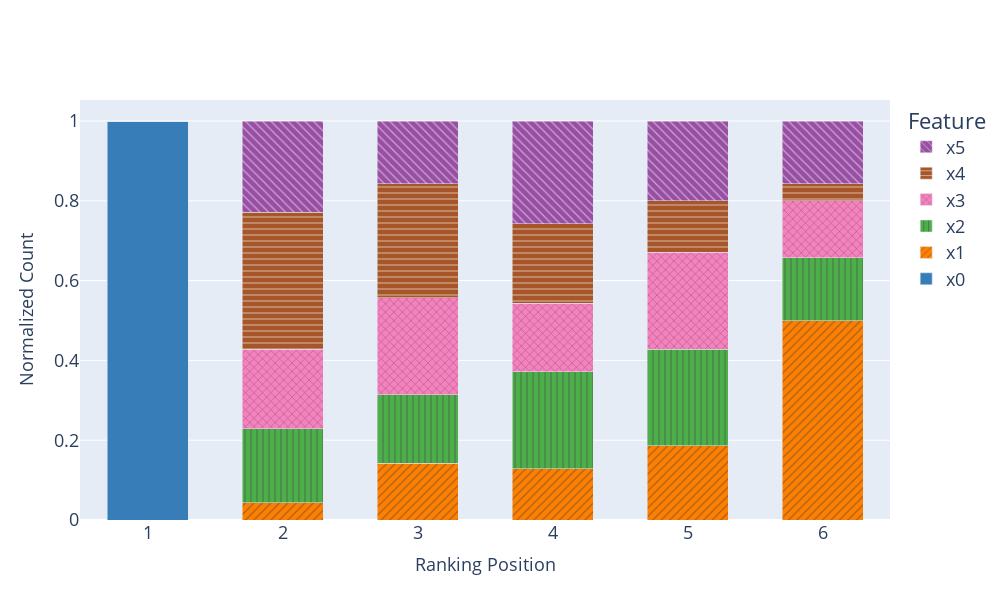
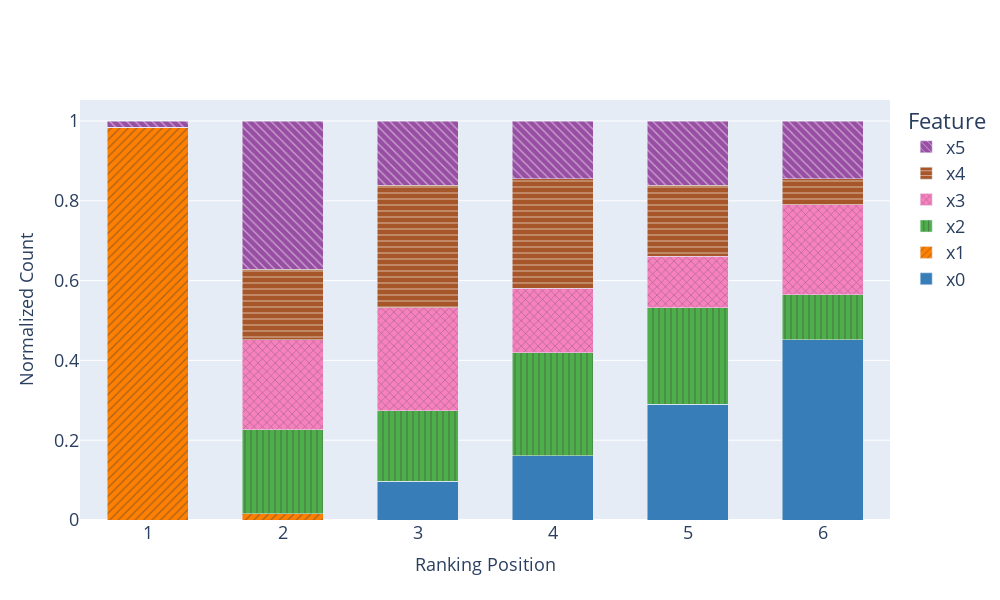
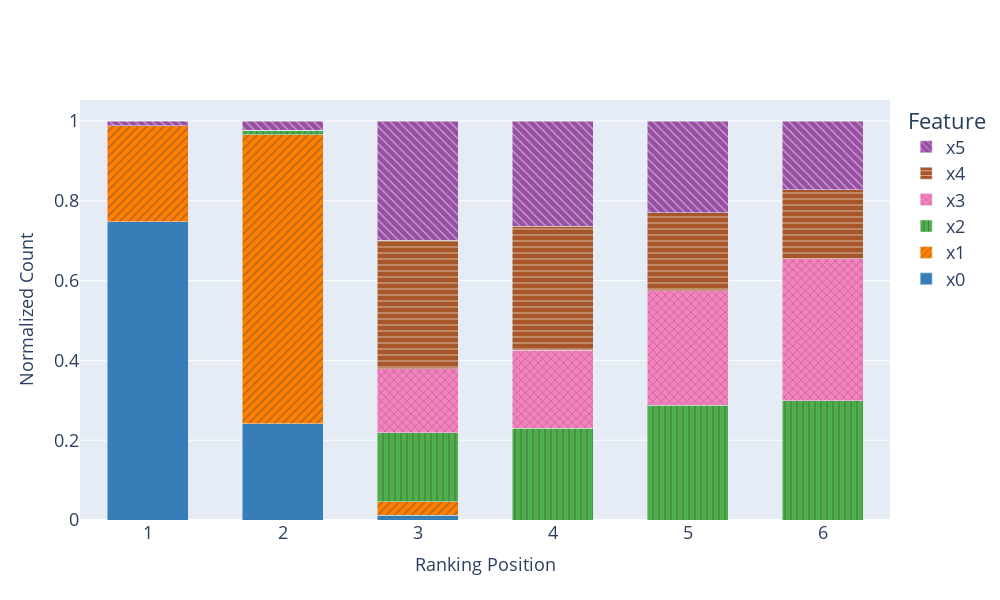

Notebook code for these charts, in order:
### Code cell
ranking_xaxis_fig = feature_importance_distribution_barplot(x_feature_ranking_count)
ranking_xaxis_fig.update_layout(width=10*100, height=6*100, font=dict(size=18))

ranking_yaxis_fig = feature_importance_distribution_barplot(y_feature_ranking_count)
ranking_yaxis_fig.update_layout(width=10*100, height=6*100, font=dict(size=18))

ranking_bisec_fig = feature_importance_distribution_barplot(bisec_feature_ranking_count)
ranking_bisec_fig.update_layout(width=10*100, height=6*100, font=dict(size=18))

ranking_xaxis_fig.show()
ranking_yaxis_fig.show()
ranking_bisec_fig.show()

### Figure 1 — Plotly figure (JSON) as saved in the notebook; plotly's stock layout.template omitted (floating-point values rounded to 4 significant figures)
{"data": [{"marker": {"color": "#377eb8", "pattern": {"shape": "", "size": 6}}, "name": "x0", "type": "bar", "width": 0.6, "x": [1, 2, 3, 4, 5, 6], "y": [1, 0, 0, 0, 0, 0]}, {"marker": {"color": "#ff7f00", "pattern": {"shape": "/", "size": 6}}, "name": "x1", "type": "bar", "width": 0.6, "x": [1, 2, 3, 4, 5, 6], "y": [0, 0.04286, 0.1429, 0.1286, 0.1857, 0.5]}, {"marker": {"color": "#4daf4a", "pattern": {"shape": "|", "size": 6}}, "name": "x2", "type": "bar", "width": 0.6, "x": [1, 2, 3, 4, 5, 6], "y": [0, 0.1857, 0.1714, 0.2429, 0.2429, 0.1571]}, {"marker": {"color": "#f781bf", "pattern": {"shape": "x", "size": 6}}, "name": "x3", "type": "bar", "width": 0.6, "x": [1, 2, 3, 4, 5, 6], "y": [0, 0.2, 0.2429, 0.1714, 0.2429, 0.1429]}, {"marker": {"color": "#a65628", "pattern": {"shape": "-", "size": 6}}, "name": "x4", "type": "bar", "width": 0.6, "x": [1, 2, 3, 4, 5, 6], "y": [0, 0.3429, 0.2857, 0.2, 0.1286, 0.04286]}, {"marker": {"color": "#984ea3", "pattern": {"shape": "\\", "size": 6}}, "name": "x5", "type": "bar", "width": 0.6, "x": [1, 2, 3, 4, 5, 6], "y": [0, 0.2286, 0.1571, 0.2571, 0.2, 0.1571]}], "layout": {"bargap": 0.1, "barmode": "stack", "font": {"size": 18}, "height": 600, "legend": {"font": {"size": 18}, "title": {"text": "Feature"}}, "title": {}, "width": 1000, "xaxis": {"autorange": true, "range": [0.5, 6.5], "tickfont": {"size": 18}, "tickmode": "array", "tickvals": [1, 2, 3, 4, 5, 6], "title": {"font": {"size": 18}, "text": "Ranking Position"}, "type": "linear"}, "yaxis": {"autorange": true, "range": [0, 1.053], "tickfont": {"size": 18}, "title": {"font": {"size": 18}, "text": "Normalized Count"}, "type": "linear"}}}

### Figure 2 — Plotly figure (JSON) as saved in the notebook; plotly's stock layout.template omitted (floating-point values rounded to 4 significant figures)
{"data": [{"marker": {"color": "#377eb8", "pattern": {"shape": "", "size": 6}}, "name": "x0", "type": "bar", "width": 0.6, "x": [1, 2, 3, 4, 5, 6], "y": [0, 0, 0.09677, 0.1613, 0.2903, 0.4516]}, {"marker": {"color": "#ff7f00", "pattern": {"shape": "/", "size": 6}}, "name": "x1", "type": "bar", "width": 0.6, "x": [1, 2, 3, 4, 5, 6], "y": [0.9839, 0.01613, 0, 0, 0, 0]}, {"marker": {"color": "#4daf4a", "pattern": {"shape": "|", "size": 6}}, "name": "x2", "type": "bar", "width": 0.6, "x": [1, 2, 3, 4, 5, 6], "y": [0, 0.2097, 0.1774, 0.2581, 0.2419, 0.1129]}, {"marker": {"color": "#f781bf", "pattern": {"shape": "x", "size": 6}}, "name": "x3", "type": "bar", "width": 0.6, "x": [1, 2, 3, 4, 5, 6], "y": [0, 0.2258, 0.2581, 0.1613, 0.129, 0.2258]}, {"marker": {"color": "#a65628", "pattern": {"shape": "-", "size": 6}}, "name": "x4", "type": "bar", "width": 0.6, "x": [1, 2, 3, 4, 5, 6], "y": [0, 0.1774, 0.3065, 0.2742, 0.1774, 0.06452]}, {"marker": {"color": "#984ea3", "pattern": {"shape": "\\", "size": 6}}, "name": "x5", "type": "bar", "width": 0.6, "x": [1, 2, 3, 4, 5, 6], "y": [0.01613, 0.371, 0.1613, 0.1452, 0.1613, 0.1452]}], "layout": {"bargap": 0.1, "barmode": "stack", "font": {"size": 18}, "height": 600, "legend": {"font": {"size": 18}, "title": {"text": "Feature"}}, "title": {}, "width": 1000, "xaxis": {"autorange": true, "range": [0.5, 6.5], "tickfont": {"size": 18}, "tickmode": "array", "tickvals": [1, 2, 3, 4, 5, 6], "title": {"font": {"size": 18}, "text": "Ranking Position"}, "type": "linear"}, "yaxis": {"autorange": true, "range": [0, 1.053], "tickfont": {"size": 18}, "title": {"font": {"size": 18}, "text": "Normalized Count"}, "type": "linear"}}}

### Figure 3 — Plotly figure (JSON) as saved in the notebook; plotly's stock layout.template omitted (floating-point values rounded to 4 significant figures)
{"data": [{"marker": {"color": "#377eb8", "pattern": {"shape": "", "size": 6}}, "name": "x0", "type": "bar", "width": 0.6, "x": [1, 2, 3, 4, 5, 6], "y": [0.7471, 0.2414, 0.01149, 0, 0, 0]}, {"marker": {"color": "#ff7f00", "pattern": {"shape": "/", "size": 6}}, "name": "x1", "type": "bar", "width": 0.6, "x": [1, 2, 3, 4, 5, 6], "y": [0.2414, 0.7241, 0.03448, 0, 0, 0]}, {"marker": {"color": "#4daf4a", "pattern": {"shape": "|", "size": 6}}, "name": "x2", "type": "bar", "width": 0.6, "x": [1, 2, 3, 4, 5, 6], "y": [0, 0.01149, 0.1724, 0.2299, 0.2874, 0.2989]}, {"marker": {"color": "#f781bf", "pattern": {"shape": "x", "size": 6}}, "name": "x3", "type": "bar", "width": 0.6, "x": [1, 2, 3, 4, 5, 6], "y": [0, 0, 0.1609, 0.1954, 0.2874, 0.3563]}, {"marker": {"color": "#a65628", "pattern": {"shape": "-", "size": 6}}, "name": "x4", "type": "bar", "width": 0.6, "x": [1, 2, 3, 4, 5, 6], "y": [0, 0, 0.3218, 0.3103, 0.1954, 0.1724]}, {"marker": {"color": "#984ea3", "pattern": {"shape": "\\", "size": 6}}, "name": "x5", "type": "bar", "width": 0.6, "x": [1, 2, 3, 4, 5, 6], "y": [0.01149, 0.02299, 0.2989, 0.2644, 0.2299, 0.1724]}], "layout": {"bargap": 0.1, "barmode": "stack", "font": {"size": 18}, "height": 600, "legend": {"font": {"size": 18}, "title": {"text": "Feature"}}, "title": {}, "width": 1000, "xaxis": {"autorange": true, "range": [0.5, 6.5], "tickfont": {"size": 18}, "tickmode": "array", "tickvals": [1, 2, 3, 4, 5, 6], "title": {"font": {"size": 18}, "text": "Ranking Position"}, "type": "linear"}, "yaxis": {"autorange": true, "range": [0, 1.053], "tickfont": {"size": 18}, "title": {"font": {"size": 18}, "text": "Normalized Count"}, "type": "linear"}}}
